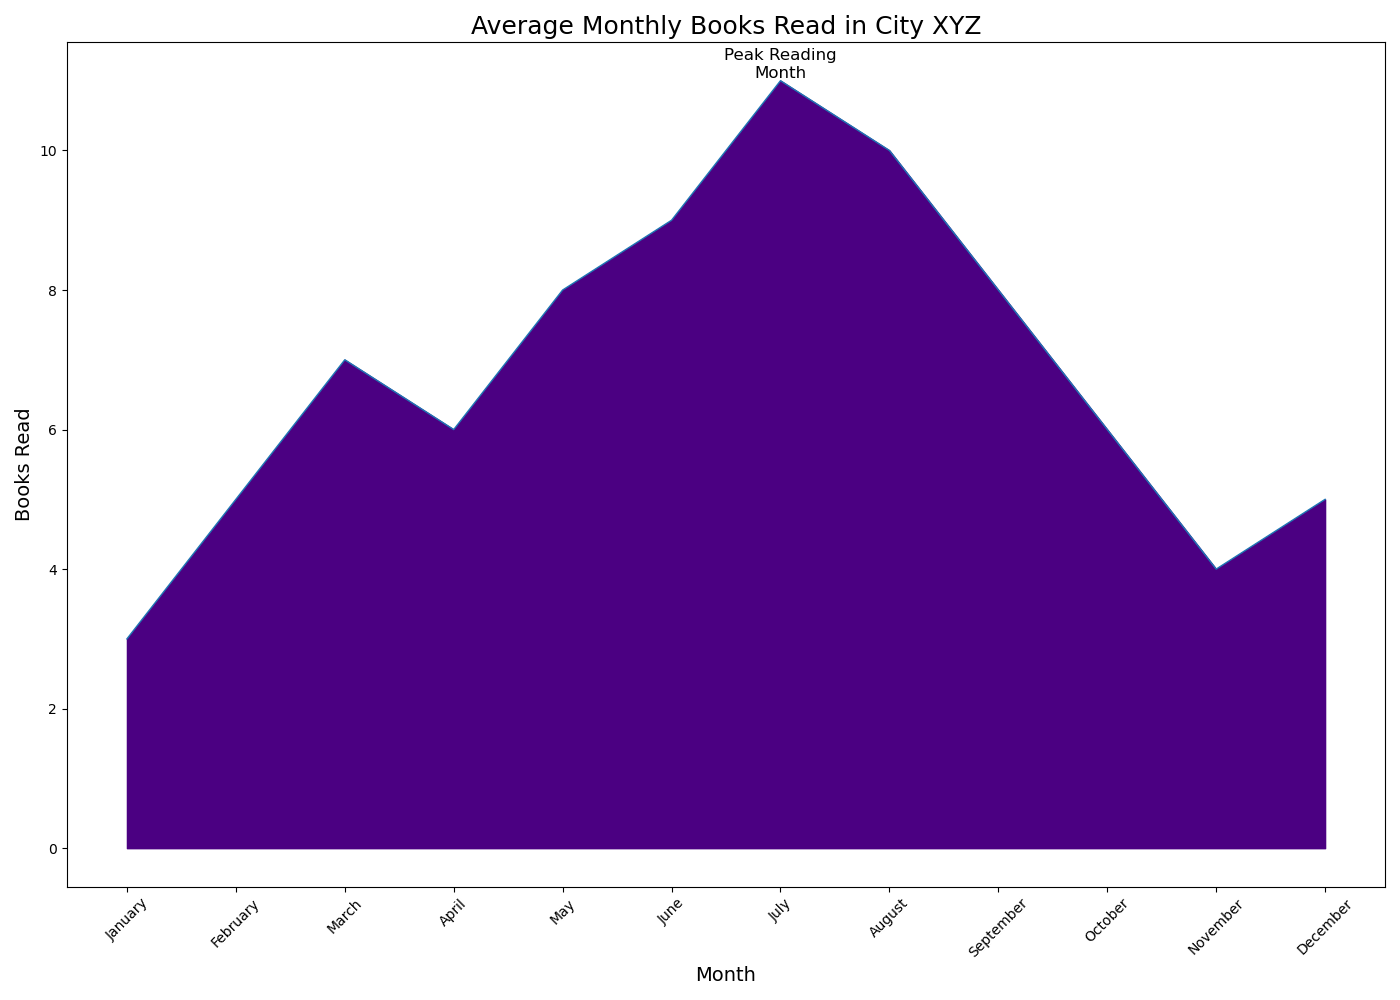

The script that drew this image:

import pandas as pd
import seaborn as sns
import matplotlib.pyplot as plt

# Data
data = {
    'Month': ['January', 'February', 'March', 'April', 'May', 'June', 'July', 'August', 'September', 'October', 'November', 'December'],
    'Books_Read': [3, 5, 7, 6, 8, 9, 11, 10, 8, 6, 4, 5]
}
df = pd.DataFrame(data)

# Set the figure size
plt.figure(figsize=(14, 10))

# Create an area chart
sns.lineplot(data=df, x='Month', y='Books_Read', sort=False, lw=1)
plt.fill_between(df.Month, df.Books_Read, color="#4B0082")

# Assign annotation
plt.text(df.Month[df.Books_Read.idxmax()], df.Books_Read.max(), 'Peak Reading\nMonth', horizontalalignment='center', verticalalignment='bottom', fontsize=12, color='black')

# Customize the plot with title, labels, and limit
plt.title('Average Monthly Books Read in City XYZ', fontsize=18)
plt.xlabel('Month', fontsize=14)
plt.ylabel('Books Read', fontsize=14)

# Customize x-axis
plt.xticks(rotation=45)

# Show the plot
plt.tight_layout()
plt.show()
